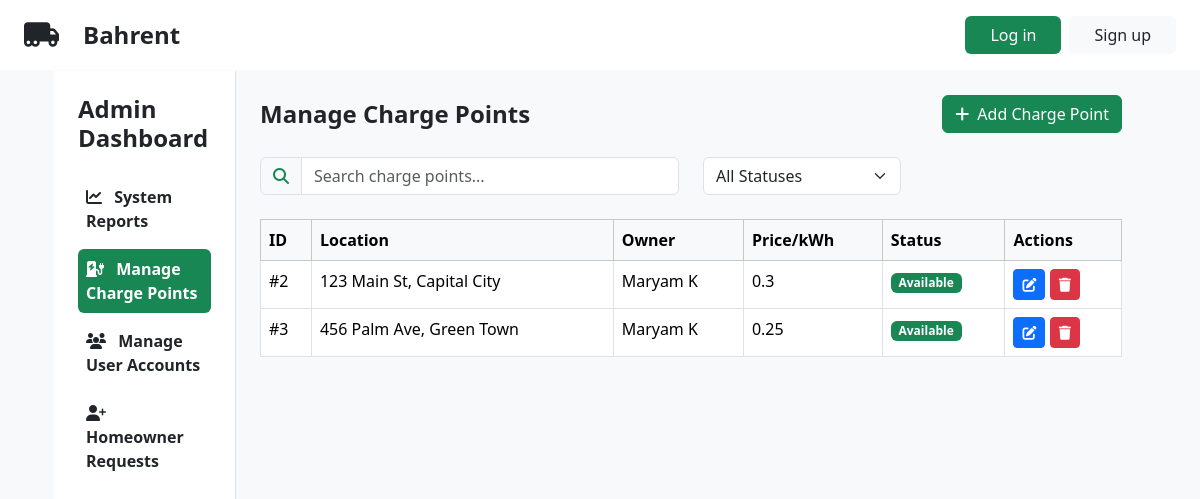
/admin.php?section=charge-points, run on the app's committed database.
### tables this page shows
CREATE TABLE `charge_points` (
  `charge_point_id` int(11) NOT NULL,
  `homeowner_id` int(11) NOT NULL,
  `address` varchar(255) NOT NULL,
  `postcode` varchar(20) NOT NULL,
  `latitude` decimal(10,8) NOT NULL,
  `longitude` decimal(11,8) NOT NULL,
  `price_per_kwh` decimal(10,2) NOT NULL,
  `description` text DEFAULT NULL,
  `is_available` tinyint(1) DEFAULT 1,
  `created_at` timestamp NOT NULL DEFAULT current_timestamp(),
  `updated_at` timestamp NOT NULL DEFAULT current_timestamp() ON UPDATE current_timestamp(),
  `image` mediumtext NOT NULL
);

CREATE TABLE `users` (
  `user_id` int(11) NOT NULL,
  `email` varchar(255) NOT NULL,
  `password` varchar(255) NOT NULL,
  `first_name` varchar(50) NOT NULL,
  `last_name` varchar(50) NOT NULL,
  `role` enum('admin','homeowner','user') NOT NULL,
  `suspended` tinyint(1) NOT NULL DEFAULT 0
);

### controllers/AdminController.php (called while the page is built, shortened)
<?php
require_once __DIR__ . '/../models/User.php';
class AdminController extends BaseController
{
    public function index(): void
    {
        $this->activeSection = $_GET['section'] ?? 'reports';
        $sectionContent = match ($this->activeSection) {
            'reports' => $this->systemReports(),
            'charge-points' => $this->manageChargePoints(),
            'users' => $this->manageUserAccounts(),
            'homeowner-requests' => $this->manageHomeownerRequests(),
            default => $this->systemReports()
        };
    }
    private function manageChargePoints(): string
    {
        require __DIR__ . '/../views/admin/sections/charge_points.phtml';
        return ob_get_clean();
    }
}

### models/ChargePoint.php (called while the page is built, shortened)
<?php
class ChargePoint
{
    public function __construct(
        int $charge_point_id,
        int $homeowner_id,
        string $address,
        string $postcode,
        float $latitude,
        float $longitude,
        float $price_per_kwh,
        ?string $description,
        bool $is_available,
        string $created_at,
        string $updated_at,
        string $image
    ) {
        $this->charge_point_id = $charge_point_id;
        $this->address = $address;
        $this->postcode = $postcode;
        $this->latitude = $latitude;
        $this->longitude = $longitude;
        $this->price_per_kwh = $price_per_kwh;
        $this->description = $description;
        $this->is_available = $is_available;
    }
    private static function fromRow(array $row): ChargePoint
    {
        return new ChargePoint(
            $row['charge_point_id'],
            $row['homeowner_id'],
            $row['address'],
            $row['postcode'],
            (float)$row['latitude'],
            (float)$row['longitude'],
            (float)$row['price_per_kwh'],
            $row['description'],
            (bool)$row['is_available'],
            $row['created_at'],
            $row['updated_at'],
            $row['image'] ?? null
        );
    }
    public static function getAll(): array
    {
        $conn = Database::getInstance()->getConnection();
        $stmt = $conn->prepare("SELECT * FROM charge_points");
        $stmt->execute();
        $chargePoints = [];
        while ($row = $stmt->fetch(PDO::FETCH_ASSOC)) {
            $chargePoints[] = self::fromRow($row);
        }
        return $chargePoints;
    }
 public static function getHomeownerByChargePointId(int $chargePointId): ?array
{
    $conn = Database::getInstance()->getConnection();
    $stmt = $conn->prepare("
        SELECT u.user_id AS homeowner_id, u.first_name, u.last_name, u.email
        FROM charge_points cp
        INNER JOIN users u ON cp.homeowner_id = u.user_id
        WHERE cp.charge_point_id = ?
    ");
    $stmt->execute([$chargePointId]);
    $row = $stmt->fetch(PDO::FETCH_ASSOC);
    return $row ?: null;
}
}

### models/User.php (called while the page is built, shortened)
<?php
class User
{
    public function __construct(string $id, string $firstName, string $lastName, string $email, UserRole $role, bool $suspended = false)
    {
        $this->email = $email;
    }
    private static function fromRow(array $row): User
    {
        return new User(
            $row['user_id'],
            $row['first_name'],
            $row['last_name'],
            $row['email'],
            UserRole::from($row['role']),
            (bool)$row['suspended']
        );
    }
    public static function getById($id)
    {
        $conn = Database::getInstance()->getConnection();
        $stmt = $conn->prepare("SELECT * FROM users WHERE user_id = ?");
        $stmt->execute([$id]);
        $row = $stmt->fetch(PDO::FETCH_ASSOC);
        return $row ? self::fromRow($row) : null;
    }
}

### views/admin/sections/charge_points.phtml (the view, shortened to what this page needs)
<?php
require_once __DIR__ . '/../../../models/ChargePoint.php';
$AllChargePoints = ChargePoint::getAll();
?>
<div class="d-flex justify-content-between align-items-center mb-4">
    <h2 class="fs-4 fw-bold mb-0">Manage Charge Points</h2>
    <button type="button" class="btn btn-success" data-bs-toggle="modal" data-bs-target="#addChargePointModal">
        <i class="fa-solid fa-plus me-2"></i>Add Charge Point
    </button>
</div>
<div class="row mb-4">
    <div class="col-md-6">
        <div class="input-group">
            <span class="input-group-text bg-light text-success">
                <i class="fa-solid fa-magnifying-glass"></i>
            </span>
            <input type="text" id="searchChargePoints" class="form-control" placeholder="Search charge points...">
        </div>
    </div>
    <div class="col-md-3">
        <select class="form-select" id="statusFilter">
            <option value="">All Statuses</option>
        </select>
    </div>
</div>
<div class="table-responsive">
    <table class="table table-bordered">
        <thead class="table-light">
            <tr>
                <th>ID</th>
                <th>Location</th>
                <th>Owner</th>
                <th>Price/kWh</th>
                <th>Status</th>
                <th>Actions</th>
            </tr>
        </thead>
        <tbody>
        <?php foreach ($AllChargePoints as $ChargePoint): ?>
            <tr>
                <td>#<?= htmlspecialchars($ChargePoint->charge_point_id) ?></td>
                <td><?= htmlspecialchars($ChargePoint-> address) ?></td>
                <?php
                $homeowner = ChargePoint::getHomeownerByChargePointId($ChargePoint->charge_point_id);
                ?>
                <td>
                <?php if ($homeowner): ?>
                <?= htmlspecialchars($homeowner['first_name'] . ' ' . $homeowner['last_name']) ?>
                <?php else: ?>
                <span class="text-muted">No Owner</span>
                <?php endif; ?>
                </td>
                <td><?= htmlspecialchars($ChargePoint->price_per_kwh) ?></td>
                <td>
                    <span class="badge <?= $ChargePoint->is_available ? 'bg-success' : 'bg-secondary' ?>">
                        <?= $ChargePoint->is_available ? 'Available' : 'Not Available' ?>
                    </span>
                </td>
                <td>
                    <button class="btn btn-primary btn-sm edit-charge-point"
                        data-bs-toggle="modal"
                        data-bs-target="#editChargePointModal"
                        data-charge-point-id="<?= htmlspecialchars($ChargePoint->charge_point_id ?? '') ?>"
                        data-location="<?= htmlspecialchars($ChargePoint->address ?? '') ?>"
                        data-postcode="<?= htmlspecialchars($ChargePoint->postcode ?? '') ?>"
                        data-latitude="<?= htmlspecialchars($ChargePoint->latitude ?? '') ?>"
                        data-longitude="<?= htmlspecialchars($ChargePoint->longitude ?? '') ?>"
                        data-price-per-kwh="<?= htmlspecialchars($ChargePoint->price_per_kwh ?? '') ?>"
                        data-homeowner-email="<?= htmlspecialchars(User::getById($ChargePoint->homeowner_id)->email ?? '') ?>"
                        data-description="<?= htmlspecialchars($ChargePoint->description ?? '') ?>"
                        data-is-available="<?= $ChargePoint->is_available ? '1' : '0' ?>">
                        <i class="fa-solid fa-edit"></i>
                    </button>
                    <button class="btn btn-danger btn-sm delete-charge-point"
                        data-charge-point-id="<?= $ChargePoint->charge_point_id ?>"
                        data-row-id="row-<?= $ChargePoint->charge_point_id ?>">
                        <i class="fa-solid fa-trash"></i>
                        </button>
                </td>
            </tr>
            <?php endforeach; ?>
        </tbody>
    </table>
</div>

### data on the page
charge_points: charge_point_id "2", address "123 Main St, Capital City", users.first_name+last_name "Maryam K", price_per_kwh "0.3", is_available "Available"
charge_points: charge_point_id "3", address "456 Palm Ave, Green Town", users.first_name+last_name "Maryam K", price_per_kwh "0.25", is_available "Available"
